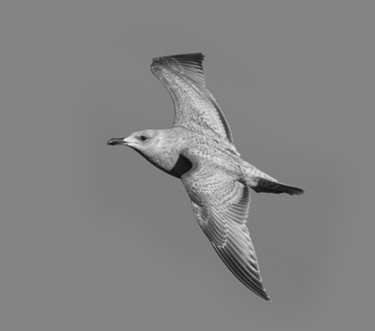
%> input picture zadanie1/Images/bird.bmp, 375 x 331 px
$ octave uloha2.m   (GNU Octave 9; MATLAB toolbox functions it lacks are replaced by stand-ins)
%> lines starting %> are read from the running program, lines starting %| are printed output that depends on the picture
### zadanie1/histogram.m
function hist = histogram(Img)
hist = zeros(1,256);
[r,c] = size(Img);

for i = 1:r
    for j = 1:c
        hist(Img(i,j)+1) = hist(Img(i,j)+1)+1;
    end
end
end

### zadanie1/uloha2.m
I = imread('Images\bird.bmp');
%> I is the input picture: size 331x375 uint8; min 14, max 241, mean 130.7
J = imread('Images\permutedBird.bmp');
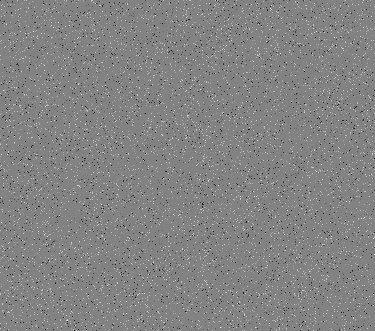
%> input picture zadanie1/Images/permutedBird.bmp, 375 x 331 px
%> J is the input picture: size 331x375 uint8; min 14, max 241, mean 130.7

figure('Name','Histogram permutovaného obrázku','NumberTitle','off');
%zobrazi figure na celu obrazovku
%set(gcf, 'Units', 'Normalized', 'OuterPosition', [0 0 1 1]);

subplot(221)
imshow(I);
title('Pôvodný obrázok')

subplot(222)
plot(0:255, histogram(I));
%> after the loop in histogram, `for i = 1:r`: hist = 256 values, max 69758 at index 132, min 0 at index 1, mean 484.9
%imhist(I);
title('Histogram')

subplot(223)
imshow(J);
title('Permutovaný obrázok')

subplot(224)
plot(0:255, histogram(J));
%imhist(J);
title('Histogram')
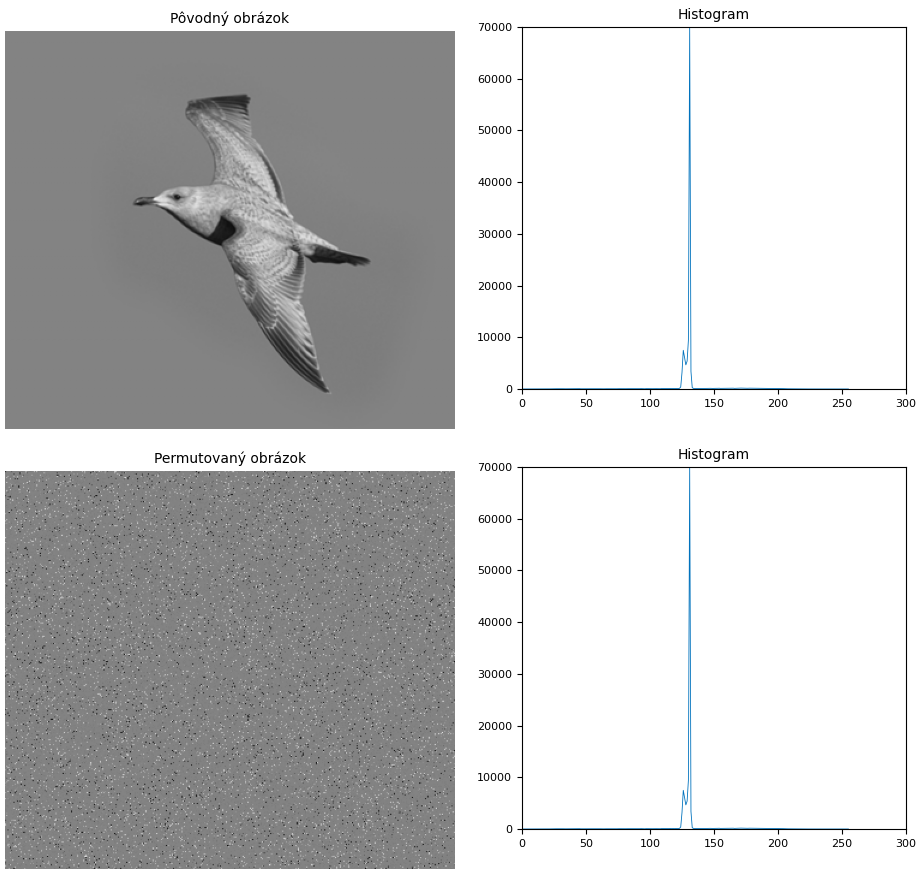
%> figure redrawn from the program's plot data, 4 panels

%histogramy su rovnake
